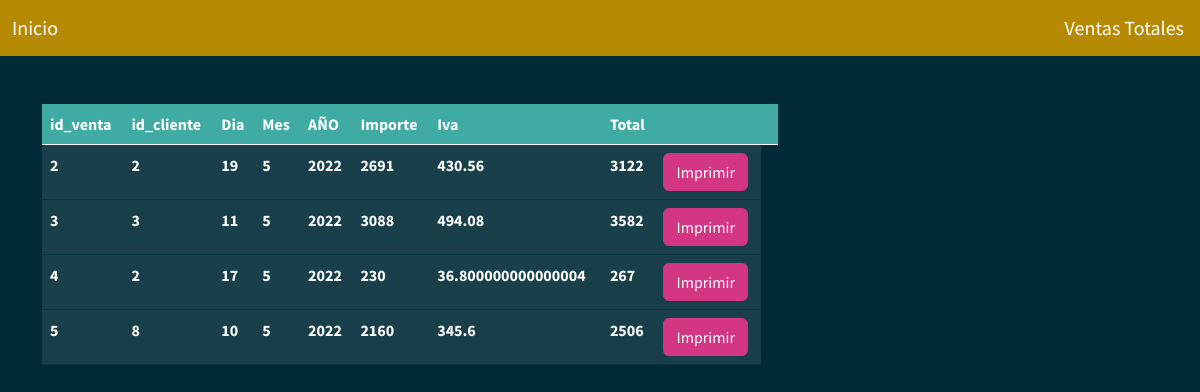
Page /ventas.php on the committed database.
### tables this page shows
CREATE TABLE `venta` (
  `id_venta` int(11) NOT NULL,
  `id_cliente` int(11) NOT NULL,
  `dia` int(11) NOT NULL,
  `mes` int(11) NOT NULL,
  `año` int(11) NOT NULL,
  `importe` double NOT NULL,
  `IVA` double NOT NULL,
  `total` int(11) NOT NULL
);

### ventas.php (the view, shortened to what this page needs)
<?php
    $con=conectar();
    $sql="SELECT * FROM venta";
    $query=mysqli_query($con,$sql);
?>
<!DOCTYPE html>
<html lang="es">
    <head>
        <link href="css/style.css" rel="stylesheet">
        <link href="https://cdn.jsdelivr.net/npm/bootstrap@5.0.0-beta1/dist/css/bootstrap.min.css" rel="stylesheet">
        <link rel="stylesheet" href="https://bootswatch.com/5/solar/bootstrap.min.css">
    </head>
    <body>
    <nav class="navbar navbar-expand-lg navbar-dark bg-primary">
  <div class="container-fluid">
    <a class="navbar-brand" href="home.php">Inicio</a>
    </div>
  <a class="navbar-brand" href="">Ventas Totales</a>
</nav>
            <div class="container mt-5">
                    <div class="row">
                        <div class="col-md-8">
                            <table class="table" >
                                <thead class="table-success table-striped" >
                                    <tr>
									    <th>id_venta</th>
                                        <th>id_cliente</th>
                                        <th>Dia</th>
                                        <th>Mes</th>
                                        <th>AÑO</th>
                                        <th>Importe</th>
                                        <th>Iva</th>
                                        <th>Total</th>
                                        <th></th>
                                        <th></th>
                                    </tr>
                                </thead>
                                <tbody>
                                        <?php
                                            while($row=mysqli_fetch_array($query)){
                                        ?>
                                            <tr>
                                                <th><?php  echo $row['id_venta']?></th>
												<th><?php  echo $row['id_cliente']?></th>
                                                <th><?php  echo $row['dia']?></th>
                                                <th><?php  echo $row['mes']?></th>
                                                <th><?php  echo $row['año']?></th>
												<th><?php  echo $row['importe']?></th>
                                                <th><?php  echo $row['IVA']?></th>
                                                <th><?php  echo $row['total']?></th>
                                                <th><a href="reporte.php?id=<?php echo $row['id_venta'] ?>" class="btn btn-danger">Imprimir</a></th>
                                            </tr>
                                        <?php
                                            }
                                        ?>
                                </tbody>
                            </table>
                        </div>
                    </div>
            </div>
    </body>
</html>

### css/style.css (style rules this page uses)
body { margin: 0; padding: 0; font-family: 'Roboto', sans-serif; text-align: center; color: #eb00d8; background-color: aqua; }

### rows in the picture
venta: id_venta "2", id_cliente "2", dia "19", mes "5", año "2022", importe "2691", IVA "430.56", total "3122"
venta: id_venta "3", id_cliente "3", dia "11", mes "5", año "2022", importe "3088", IVA "494.08", total "3582"
venta: id_venta "4", id_cliente "2", dia "17", mes "5", año "2022", importe "230", IVA "36.800000000000004", total "267"
venta: id_venta "5", id_cliente "8", dia "10", mes "5", año "2022", importe "2160", IVA "345.6", total "2506"
